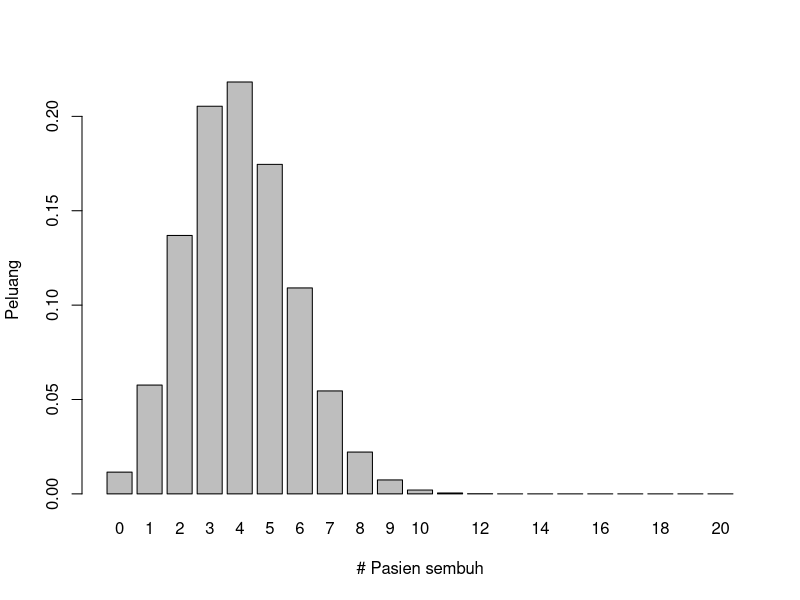
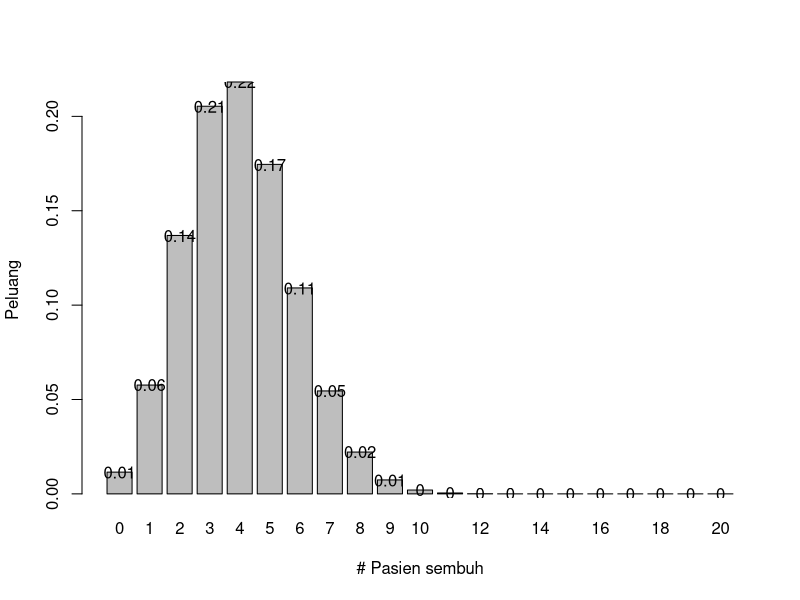

Generate these figures, in order, with R:
# 2a
dbinom(x=4, size=20, prob=0.2)

# 2b
x = 0:20
p <- dbinom(x, size=20, prob=0.2)
data = data.frame(x=x, p=p)
barplot(height=data$p, names.arg=data$x, xlab="# Pasien sembuh", ylab="Peluang")
bp <- barplot(height=data$p, names.arg=data$x, xlab="# Pasien sembuh", ylab="Peluang")
text(bp, data$p, labels=round(data$p, 2))

# 2c
n = 20
p = 0.2
q = 1-p
rataan = n*p
print(paste("Rataan : ", rataan))
varian = n*p*q
print(paste("Varian : ", varian))


